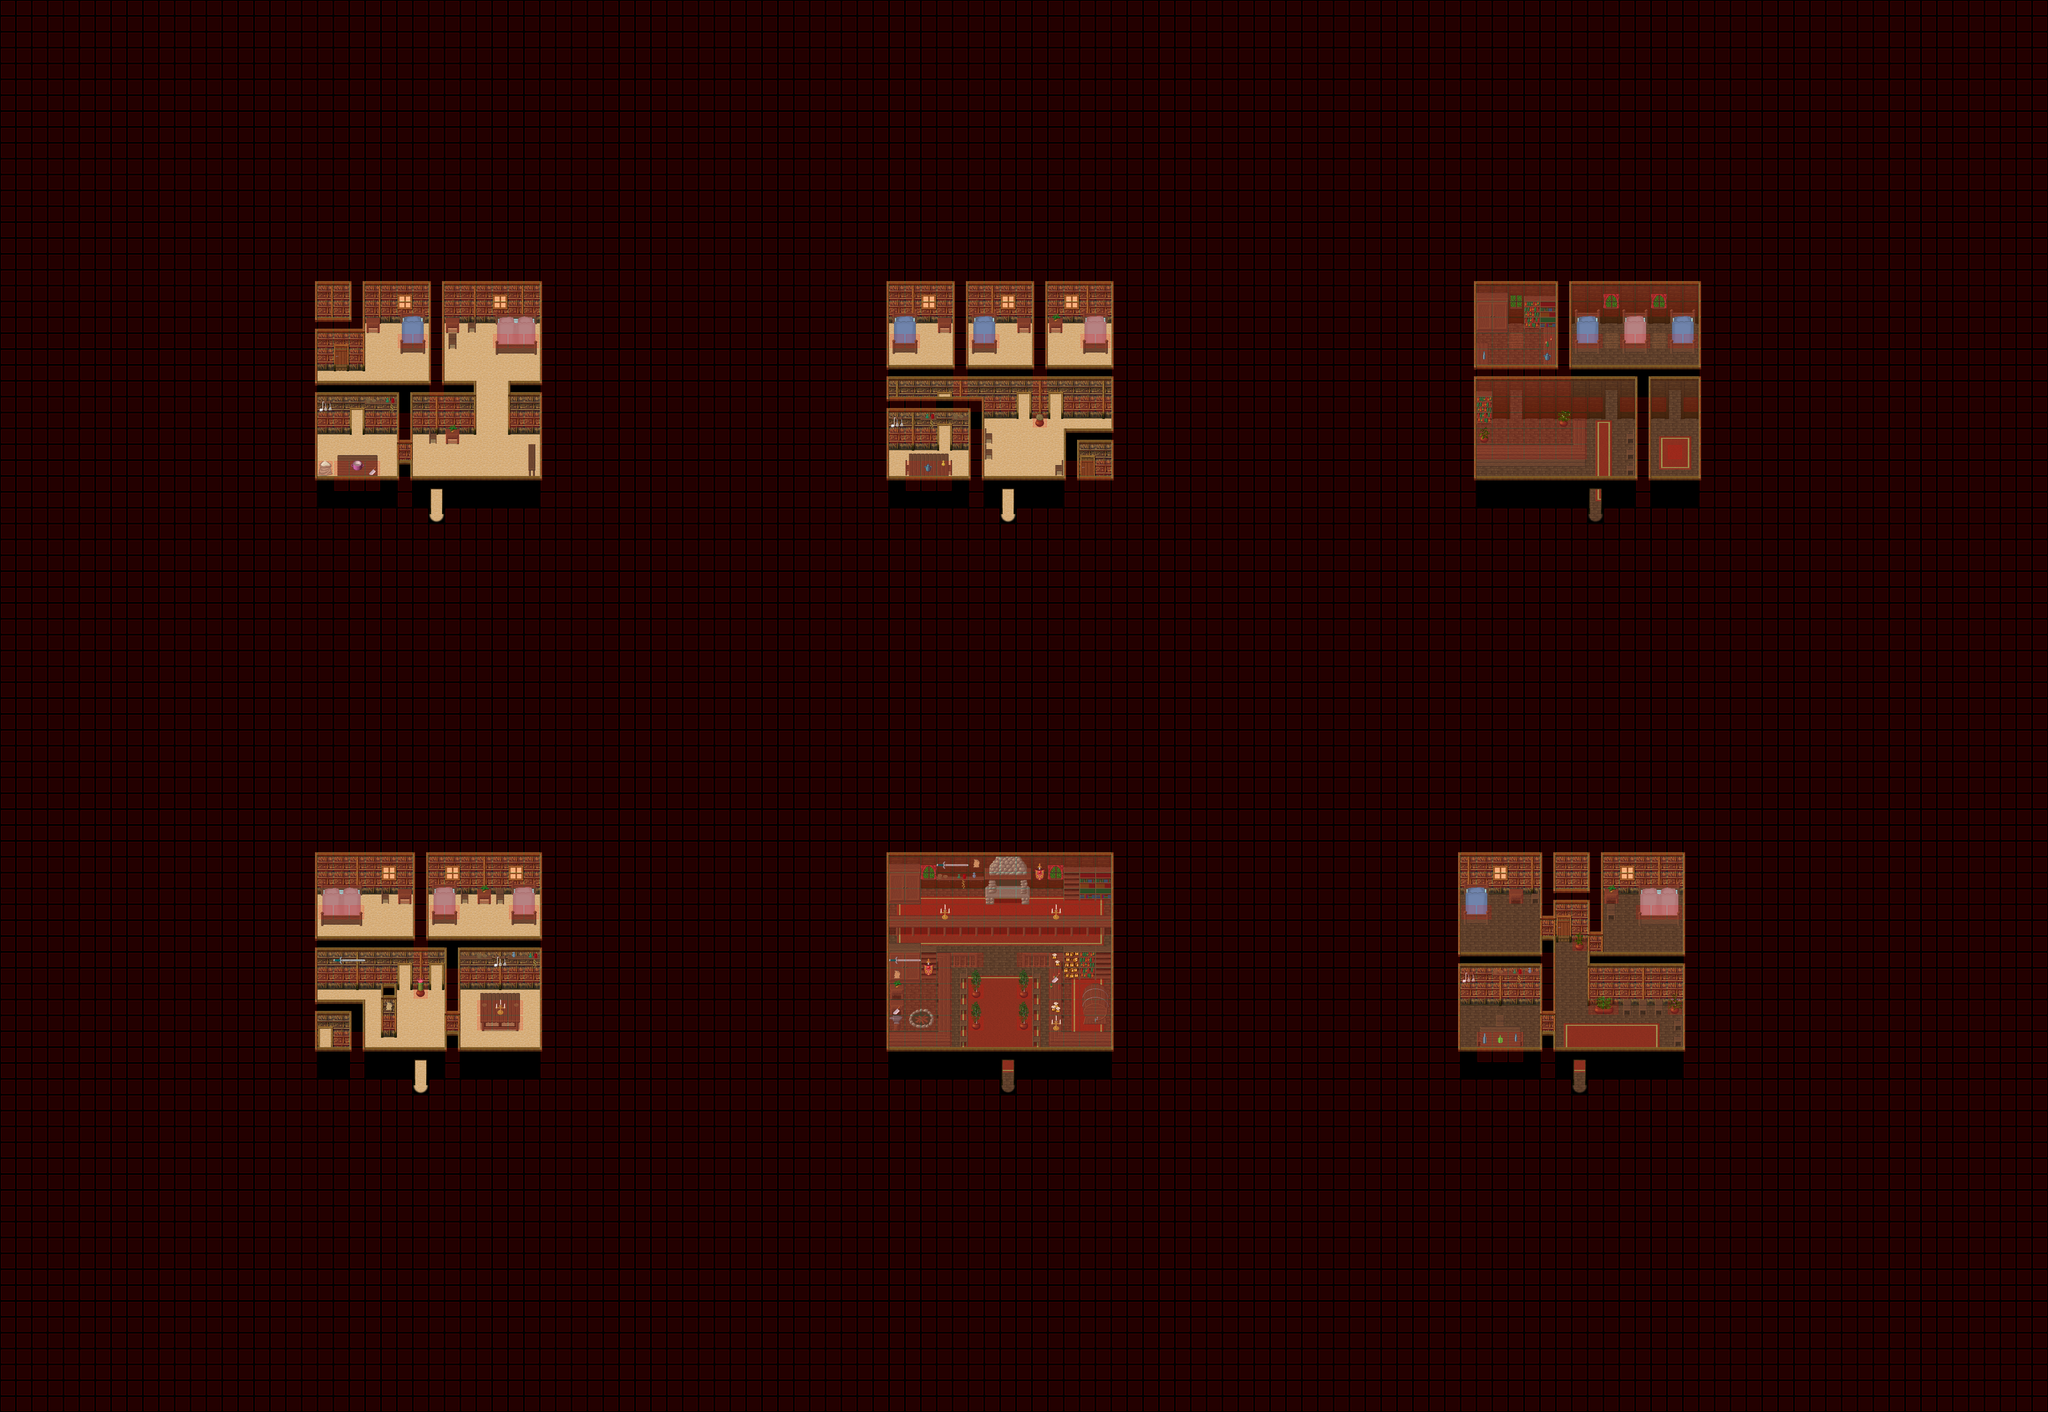

This is a level from a 2D game, rendered from its Tiled map with the project's own tilesets. A one-line summary and the map file follow, with tile-layer data summarised:
An orthogonal 129x89 tile map with 32x32 px tiles, 6 tile layers (Ground, Ground2, Fringe, Top, ...), 6 tilesets and 8 objects (6x warp, 2x 20x20).

<map version="1.0" orientation="orthogonal" width="129" height="89" tilewidth="32" tileheight="32">
 <properties>
  <property name="music" value="The Mana World - The Forest.ogg" />
  <property name="name" value="Vila dos Pescadores" />
  <property name="pasta" value="VilaPescadores" />
 </properties>
 <tileset firstgid="1" name="colision" tilewidth="32" tileheight="32">
  <image source="../graphics/tiles/collision.png" width="64" height="32" />
 </tileset>
 <tileset firstgid="3" name="cabana_in" tilewidth="32" tileheight="32">
  <image source="../graphics/tiles/cabana_in.png" width="512" height="160" />
 </tileset>
 <tileset firstgid="83" name="canana_in X3" tilewidth="32" tileheight="96">
  <image source="../graphics/tiles/cabana_in_x3.png" width="512" height="96" />
 </tileset>
 <tileset firstgid="99" name="in" tilewidth="32" tileheight="32">
  <image source="../graphics/tiles/woodland_indoor.png" width="512" height="512" />
 </tileset>
 <tileset firstgid="355" name="in X3" tilewidth="32" tileheight="96">
  <image source="../graphics/tiles/woodland_indoor_x3.png" width="512" height="96" />
 </tileset>
 <tileset firstgid="371" name="pots" tilewidth="32" tileheight="64">
  <image source="../graphics/tiles/Pots_x2.png" width="512" height="64" />
 </tileset>
 <layer name="Ground" width="129" height="89">
  <data>[11481 cells, 11481 non-empty, 41 distinct tile ids]</data>
 </layer>
 <layer name="Ground2" width="129" height="89">
  <data>[11481 cells, 2 non-empty, 1 distinct tile ids]</data>
 </layer>
 <layer name="Fringe" width="129" height="89">
  <data>[11481 cells, 353 non-empty, 105 distinct tile ids]</data>
 </layer>
 <layer name="Top" width="129" height="89">
  <data>[11481 cells, 731 non-empty, 59 distinct tile ids]</data>
 </layer>
 <layer name="Top2" width="129" height="89">
  <data>[11481 cells, 4 non-empty, 3 distinct tile ids]</data>
 </layer>
 <layer name="Collision" width="200" height="140" opacity="0.27">
  <data>[28000 cells, 27363 non-empty, 1 distinct tile ids]</data>
 </layer>
 <objectgroup name="Objects" width="0" height="0">
  <object name="sairHospital" type="warp" x="3200" y="1024" width="32" height="32">
   <properties>
    <property name="dest_map" value="007" />
    <property name="dest_x" value="2016" />
    <property name="dest_y" value="928" />
   </properties>
  </object>
  <object name="sair1" type="warp" x="864" y="1024" width="32" height="32">
   <properties>
    <property name="dest_map" value="007" />
    <property name="dest_x" value="1184" />
    <property name="dest_y" value="1216" />
   </properties>
  </object>
  <object name="sair2" type="warp" x="2016" y="1024" width="32" height="32">
   <properties>
    <property name="dest_map" value="007" />
    <property name="dest_x" value="960" />
    <property name="dest_y" value="2144" />
   </properties>
  </object>
  <object name="sair3" type="warp" x="832" y="2176" width="32" height="32">
   <properties>
    <property name="dest_map" value="007" />
    <property name="dest_x" value="4288" />
    <property name="dest_y" value="3456" />
   </properties>
  </object>
  <object name="sairComercio1" type="warp" x="2016" y="2176" width="32" height="32">
   <properties>
    <property name="dest_map" value="007" />
    <property name="dest_x" value="2720" />
    <property name="dest_y" value="2368" />
   </properties>
  </object>
  <object name="20x20" x="1120" y="1056" width="640" height="640" />
  <object name="20x20" x="2272" y="1056" width="640" height="640" />
  <object name="sair4" type="warp" x="3168" y="2176" width="32" height="32">
   <properties>
    <property name="dest_map" value="007" />
    <property name="dest_x" value="2336" />
    <property name="dest_y" value="1504" />
   </properties>
  </object>
 </objectgroup>
</map>
